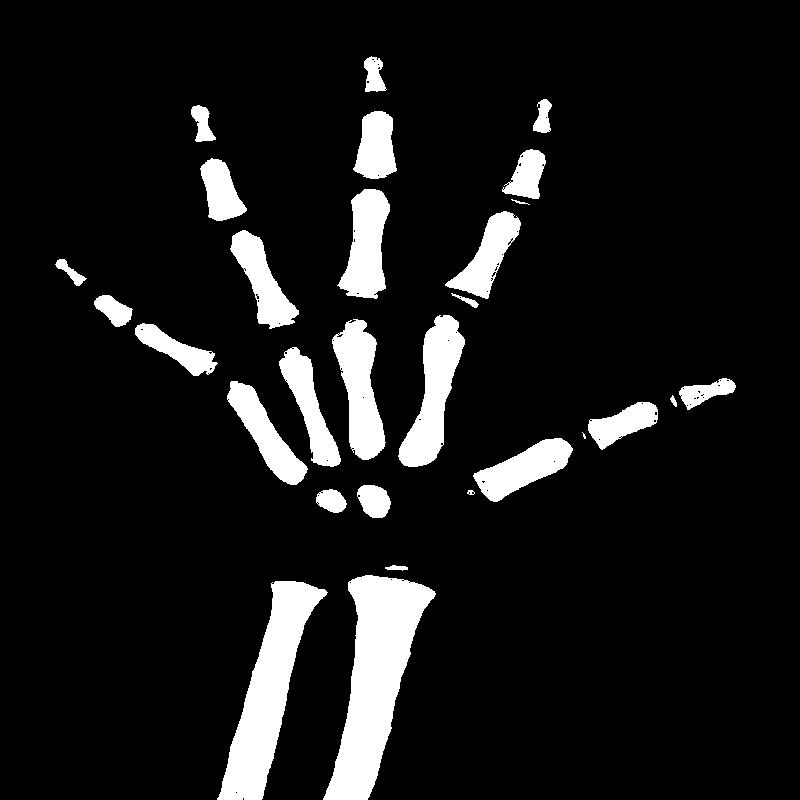
#> input picture bone_segmentation/bone/라벨전/7236.jpeg, 800 x 800 px, given in place of IMG_3231.jpg, which was not available
$ jupyter execute --allow-errors model_train.ipynb   (shell and % lines are left out)   (text cells are left out)
#> lines starting #> are read from the running program, lines starting #| are printed output that depends on the picture; pictures that were not available may be replaced by others from this repository, and a replacement may not be noted
[cell 1]
from PIL import Image
import numpy as np
import matplotlib.pyplot as plt
import os
import cv2

[cell 2]
from google.colab import drive
drive.mount('/content/drive')

[cell 3]
girl = Image.open('/content/drive/MyDrive/IMG_3231.jpg')
#> girl is the input picture: PIL image 800x800 RGB; min 0, max 255, mean 24.7
girl

[cell 4]
girl = np.array(girl)
girl.shape
#> Out = (800, 800, 3)

[cell 5]
girl[:,:,0]

[cell 6]
%cd /content/youtube-cnn-002-pytorch-unet

#> (a cell that did not finish here is left out)

[cell 8]
TRAIN_PATH = '/content/youtube-cnn-002-pytorch-unet/datasets/train'
Val_PATH = '/content/youtube-cnn-002-pytorch-unet/datasets/val'
TEST_PATH = '/content/youtube-cnn-002-pytorch-unet/datasets/test'

LABEL_PATH = '/content/drive/MyDrive/bone/labels'

#> (the rest of this cell did not finish here and is left out)

[cell 9]
PATH = '/content/drive/MyDrive/bone/original'

bones = os.listdir(PATH)
bones = sorted(bones)

WIDTH = 800
HEIGHT = 800

rows = 4
cols = 4

bones_box = np.zeros((len(bones),WIDTH,HEIGHT))

#> (the rest of this cell did not finish here and is left out)

#> (a cell that did not finish here is left out)

#> (a cell that did not finish here is left out)

[cell 12]
plt.figure(figsize=(30,30))

plt.subplot(121)
#> (the rest of this cell did not finish here and is left out)

[cell 13]
# batch size = 2로 하자!

[cell 14]
PATH = '/content/drive/MyDrive/bone/test_label'
#> (the rest of this cell did not finish here and is left out)

[cell 15]
rows = 4
cols = 4

for num, bone in enumerate(bones_box):
  # print(num)
  # print(bone[:,:,0].shape)
  num += 1
  plt.figure(figsize=(30,30))
  plt.subplot(rows, cols, num)
  plt.imshow(bone,cmap='gray')
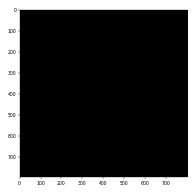
#> figure drawn by matplotlib, 1 panel

[cell 16]
ground_truths = np.where(bones_box<255,'0.','255.').astype('float64')

rows = 4
cols = 4

#> (the rest of this cell did not finish here and is left out)

[cell 17]
PATH = '/content/drive/MyDrive/bone/test_data'

bones = os.listdir(PATH)

WIDTH = 800
HEIGHT = 800

rows = 4
cols = 4

bones_box = np.zeros((len(bones),WIDTH,HEIGHT))

#> (the rest of this cell did not finish here and is left out)

[cell 18]
'''
eval은

data_dir = './datasets'
ckpt_dir = './checkpoint'
log_dir = './log'
result_dir = './results'
이걸로!
'''

[cell 19]
# 입력
Image.open('/content/youtube-cnn-002-pytorch-unet/results/png/input_0000.png')
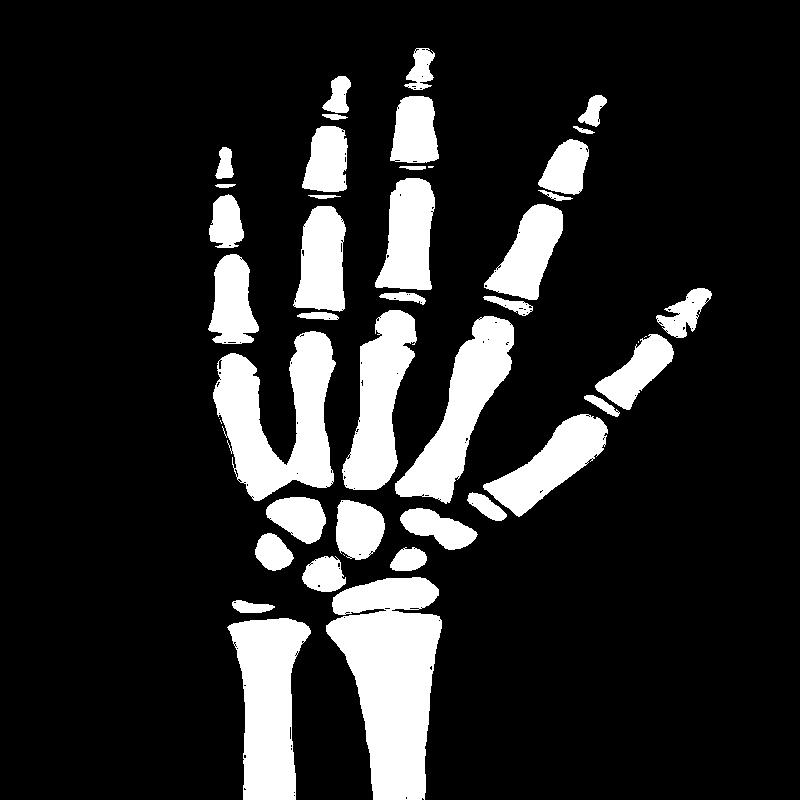
#> input picture bone_segmentation/bone/라벨전/7305.jpeg, 800 x 800 px, given in place of input_0000.png, which was not available

[cell 20]
# Ground Truth
Image.open('/content/youtube-cnn-002-pytorch-unet/results/png/label_0000.png')

[cell 21]
# Result
Image.open('/content/youtube-cnn-002-pytorch-unet/results/png/output_0000.png')
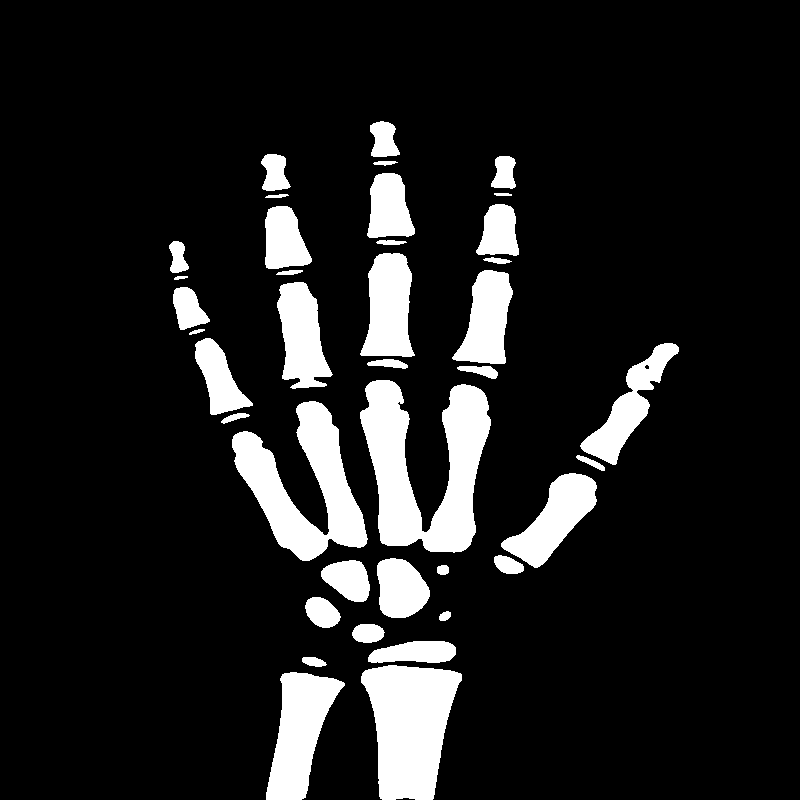
#> input picture bone_segmentation/bone/테스트/output_0000.png, 800 x 800 px, given as the content of the folder /content/youtube-cnn-002-pytorch-unet, which was not available
